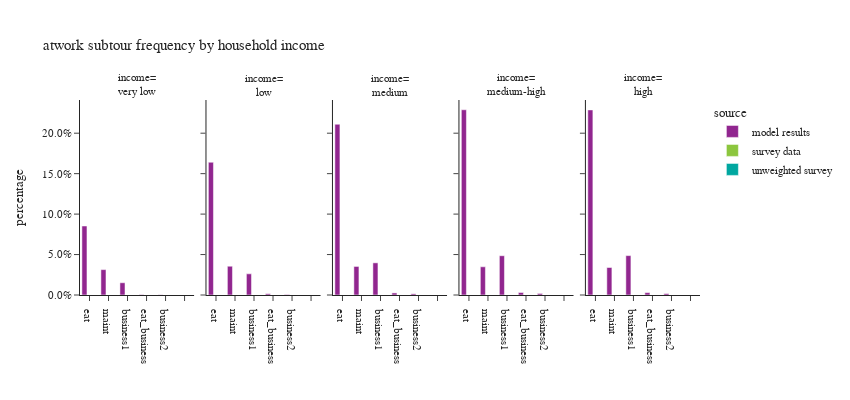

The cell this chart's notebook holds for it:
### Code cell
plot_atwork_subtour(work_tour,'hhincome_group',"household income","income")

### Figure 1 — Plotly figure (JSON) as saved in the notebook; plotly's stock layout.template omitted (floating-point values rounded to 4 significant figures)
{"data": [{"alignmentgroup": "True", "hovertemplate": "source=model results<br>hhincome_group=very low<br>atwork_subtour_frequency=%{x}<br>percentage=%{y}<extra></extra>", "legendgroup": "model results", "marker": {"color": "#91268F", "pattern": {"shape": ""}}, "name": "model results", "offsetgroup": "model results", "orientation": "v", "showlegend": true, "textposition": "auto", "type": "bar", "x": ["eat", "business1", "maint", "business2", "eat_business", ""], "xaxis": "x", "y": [0.08531, 0.01514, 0.03139, 0.000288, 0.0005279, 0.0], "yaxis": "y"}, {"alignmentgroup": "True", "hovertemplate": "source=model results<br>hhincome_group=low<br>atwork_subtour_frequency=%{x}<br>percentage=%{y}<extra></extra>", "legendgroup": "model results", "marker": {"color": "#91268F", "pattern": {"shape": ""}}, "name": "model results", "offsetgroup": "model results", "orientation": "v", "showlegend": false, "textposition": "auto", "type": "bar", "x": ["eat", "business1", "maint", "business2", "eat_business", ""], "xaxis": "x2", "y": [0.1641, 0.02616, 0.03558, 0.0006108, 0.001449, 0.0], "yaxis": "y2"}, {"alignmentgroup": "True", "hovertemplate": "source=model results<br>hhincome_group=medium<br>atwork_subtour_frequency=%{x}<br>percentage=%{y}<extra></extra>", "legendgroup": "model results", "marker": {"color": "#91268F", "pattern": {"shape": ""}}, "name": "model results", "offsetgroup": "model results", "orientation": "v", "showlegend": false, "textposition": "auto", "type": "bar", "x": ["eat", "business1", "maint", "business2", "eat_business", ""], "xaxis": "x3", "y": [0.211, 0.03976, 0.03529, 0.001444, 0.002557, 0.0], "yaxis": "y3"}, {"alignmentgroup": "True", "hovertemplate": "source=model results<br>hhincome_group=medium-high<br>atwork_subtour_frequency=%{x}<br>percentage=%{y}<extra></extra>", "legendgroup": "model results", "marker": {"color": "#91268F", "pattern": {"shape": ""}}, "name": "model results", "offsetgroup": "model results", "orientation": "v", "showlegend": false, "textposition": "auto", "type": "bar", "x": ["eat", "business1", "maint", "business2", "eat_business", ""], "xaxis": "x4", "y": [0.229, 0.04855, 0.03486, 0.001716, 0.003056, 0.0], "yaxis": "y4"}, {"alignmentgroup": "True", "hovertemplate": "source=model results<br>hhincome_group=high<br>atwork_subtour_frequency=%{x}<br>percentage=%{y}<extra></extra>", "legendgroup": "model results", "marker": {"color": "#91268F", "pattern": {"shape": ""}}, "name": "model results", "offsetgroup": "model results", "orientation": "v", "showlegend": false, "textposition": "auto", "type": "bar", "x": ["eat", "business1", "maint", "business2", "eat_business", ""], "xaxis": "x5", "y": [0.2288, 0.0487, 0.03398, 0.001693, 0.002941, 0.0], "yaxis": "y5"}, {"alignmentgroup": "True", "hovertemplate": "source=survey data<br>hhincome_group=very low<br>atwork_subtour_frequency=%{x}<br>percentage=%{y}<extra></extra>", "legendgroup": "survey data", "marker": {"color": "#8CC63E", "pattern": {"shape": ""}}, "name": "survey data", "offsetgroup": "survey data", "orientation": "v", "showlegend": true, "textposition": "auto", "type": "bar", "x": ["eat", "business1", "maint", "business2", "eat_business", ""], "xaxis": "x", "y": [NaN, NaN, NaN, NaN, NaN, NaN], "yaxis": "y"}, {"alignmentgroup": "True", "hovertemplate": "source=survey data<br>hhincome_group=low<br>atwork_subtour_frequency=%{x}<br>percentage=%{y}<extra></extra>", "legendgroup": "survey data", "marker": {"color": "#8CC63E", "pattern": {"shape": ""}}, "name": "survey data", "offsetgroup": "survey data", "orientation": "v", "showlegend": false, "textposition": "auto", "type": "bar", "x": ["eat", "business1", "maint", "business2", "eat_business", ""], "xaxis": "x2", "y": [NaN, NaN, NaN, NaN, NaN, NaN], "yaxis": "y2"}, {"alignmentgroup": "True", "hovertemplate": "source=survey data<br>hhincome_group=medium<br>atwork_subtour_frequency=%{x}<br>percentage=%{y}<extra></extra>", "legendgroup": "survey data", "marker": {"color": "#8CC63E", "pattern": {"shape": ""}}, "name": "survey data", "offsetgroup": "survey data", "orientation": "v", "showlegend": false, "textposition": "auto", "type": "bar", "x": ["eat", "business1", "maint", "business2", "eat_business", ""], "xaxis": "x3", "y": [NaN, NaN, NaN, NaN, NaN, NaN], "yaxis": "y3"}, {"alignmentgroup": "True", "hovertemplate": "source=survey data<br>hhincome_group=medium-high<br>atwork_subtour_frequency=%{x}<br>percentage=%{y}<extra></extra>", "legendgroup": "survey data", "marker": {"color": "#8CC63E", "pattern": {"shape": ""}}, "name": "survey data", "offsetgroup": "survey data", "orientation": "v", "showlegend": false, "textposition": "auto", "type": "bar", "x": ["eat", "business1", "maint", "business2", "eat_business", ""], "xaxis": "x4", "y": [NaN, NaN, NaN, NaN, NaN, NaN], "yaxis": "y4"}, {"alignmentgroup": "True", "hovertemplate": "source=survey data<br>hhincome_group=high<br>atwork_subtour_frequency=%{x}<br>percentage=%{y}<extra></extra>", "legendgroup": "survey data", "marker": {"color": "#8CC63E", "pattern": {"shape": ""}}, "name": "survey data", "offsetgroup": "survey data", "orientation": "v", "showlegend": false, "textposition": "auto", "type": "bar", "x": ["eat", "business1", "maint", "business2", "eat_business", ""], "xaxis": "x5", "y": [NaN, NaN, NaN, NaN, NaN, NaN], "yaxis": "y5"}, {"alignmentgroup": "True", "hovertemplate": "source=unweighted survey<br>hhincome_group=very low<br>atwork_subtour_frequency=%{x}<br>percentage=%{y}<extra></extra>", "legendgroup": "unweighted survey", "marker": {"color": "#00A7A0", "pattern": {"shape": ""}}, "name": "unweighted survey", "offsetgroup": "unweighted survey", "orientation": "v", "showlegend": true, "textposition": "auto", "type": "bar", "x": ["eat", "business1", "maint", "business2", "eat_business", ""], "xaxis": "x", "y": [NaN, NaN, NaN, NaN, NaN, NaN], "yaxis": "y"}, {"alignmentgroup": "True", "hovertemplate": "source=unweighted survey<br>hhincome_group=low<br>atwork_subtour_frequency=%{x}<br>percentage=%{y}<extra></extra>", "legendgroup": "unweighted survey", "marker": {"color": "#00A7A0", "pattern": {"shape": ""}}, "name": "unweighted survey", "offsetgroup": "unweighted survey", "orientation": "v", "showlegend": false, "textposition": "auto", "type": "bar", "x": ["eat", "business1", "maint", "business2", "eat_business", ""], "xaxis": "x2", "y": [NaN, NaN, NaN, NaN, NaN, NaN], "yaxis": "y2"}, {"alignmentgroup": "True", "hovertemplate": "source=unweighted survey<br>hhincome_group=medium<br>atwork_subtour_frequency=%{x}<br>percentage=%{y}<extra></extra>", "legendgroup": "unweighted survey", "marker": {"color": "#00A7A0", "pattern": {"shape": ""}}, "name": "unweighted survey", "offsetgroup": "unweighted survey", "orientation": "v", "showlegend": false, "textposition": "auto", "type": "bar", "x": ["eat", "business1", "maint", "business2", "eat_business", ""], "xaxis": "x3", "y": [NaN, NaN, NaN, NaN, NaN, NaN], "yaxis": "y3"}, {"alignmentgroup": "True", "hovertemplate": "source=unweighted survey<br>hhincome_group=medium-high<br>atwork_subtour_frequency=%{x}<br>percentage=%{y}<extra></extra>", "legendgroup": "unweighted survey", "marker": {"color": "#00A7A0", "pattern": {"shape": ""}}, "name": "unweighted survey", "offsetgroup": "unweighted survey", "orientation": "v", "showlegend": false, "textposition": "auto", "type": "bar", "x": ["eat", "business1", "maint", "business2", "eat_business", ""], "xaxis": "x4", "y": [NaN, NaN, NaN, NaN, NaN, NaN], "yaxis": "y4"}, {"alignmentgroup": "True", "hovertemplate": "source=unweighted survey<br>hhincome_group=high<br>atwork_subtour_frequency=%{x}<br>percentage=%{y}<extra></extra>", "legendgroup": "unweighted survey", "marker": {"color": "#00A7A0", "pattern": {"shape": ""}}, "name": "unweighted survey", "offsetgroup": "unweighted survey", "orientation": "v", "showlegend": false, "textposition": "auto", "type": "bar", "x": ["eat", "business1", "maint", "business2", "eat_business", ""], "xaxis": "x5", "y": [NaN, NaN, NaN, NaN, NaN, NaN], "yaxis": "y5"}], "layout": {"annotations": [{"font": {}, "showarrow": false, "text": "income=<br>very low", "x": 0.092, "xanchor": "center", "xref": "paper", "y": 1.0, "yanchor": "bottom", "yref": "paper"}, {"font": {}, "showarrow": false, "text": "income=<br>low", "x": 0.296, "xanchor": "center", "xref": "paper", "y": 1.0, "yanchor": "bottom", "yref": "paper"}, {"font": {}, "showarrow": false, "text": "income=<br>medium", "x": 0.5, "xanchor": "center", "xref": "paper", "y": 1.0, "yanchor": "bottom", "yref": "paper"}, {"font": {}, "showarrow": false, "text": "income=<br>medium-high", "x": 0.704, "xanchor": "center", "xref": "paper", "y": 1.0, "yanchor": "bottom", "yref": "paper"}, {"font": {}, "showarrow": false, "text": "income=<br>high", "x": 0.908, "xanchor": "center", "xref": "paper", "y": 1.0, "yanchor": "bottom", "yref": "paper"}], "barmode": "group", "height": 400, "legend": {"title": {"text": "source"}, "tracegroupgap": 0}, "title": {"text": "atwork subtour frequency by household income"}, "width": 850, "xaxis": {"anchor": "y", "categoryarray": ["eat", "maint", "business1", "eat_business", "business2"], "categoryorder": "array", "domain": [0.0, 0.184], "title": {"text": ""}}, "xaxis2": {"anchor": "y2", "categoryarray": ["eat", "maint", "business1", "eat_business", "business2"], "categoryorder": "array", "domain": [0.204, 0.388], "matches": "x", "title": {"text": ""}}, "xaxis3": {"anchor": "y3", "categoryarray": ["eat", "maint", "business1", "eat_business", "business2"], "categoryorder": "array", "domain": [0.408, 0.592], "matches": "x", "title": {"text": ""}}, "xaxis4": {"anchor": "y4", "categoryarray": ["eat", "maint", "business1", "eat_business", "business2"], "categoryorder": "array", "domain": [0.612, 0.796], "matches": "x", "title": {"text": ""}}, "xaxis5": {"anchor": "y5", "categoryarray": ["eat", "maint", "business1", "eat_business", "business2"], "categoryorder": "array", "domain": [0.816, 1.0], "matches": "x", "title": {"text": ""}}, "yaxis": {"anchor": "x", "domain": [0.0, 1.0], "tickformat": ".1%", "title": {"text": "percentage"}}, "yaxis2": {"anchor": "x2", "domain": [0.0, 1.0], "matches": "y", "showticklabels": false}, "yaxis3": {"anchor": "x3", "domain": [0.0, 1.0], "matches": "y", "showticklabels": false}, "yaxis4": {"anchor": "x4", "domain": [0.0, 1.0], "matches": "y", "showticklabels": false}, "yaxis5": {"anchor": "x5", "domain": [0.0, 1.0], "matches": "y", "showticklabels": false}}}
